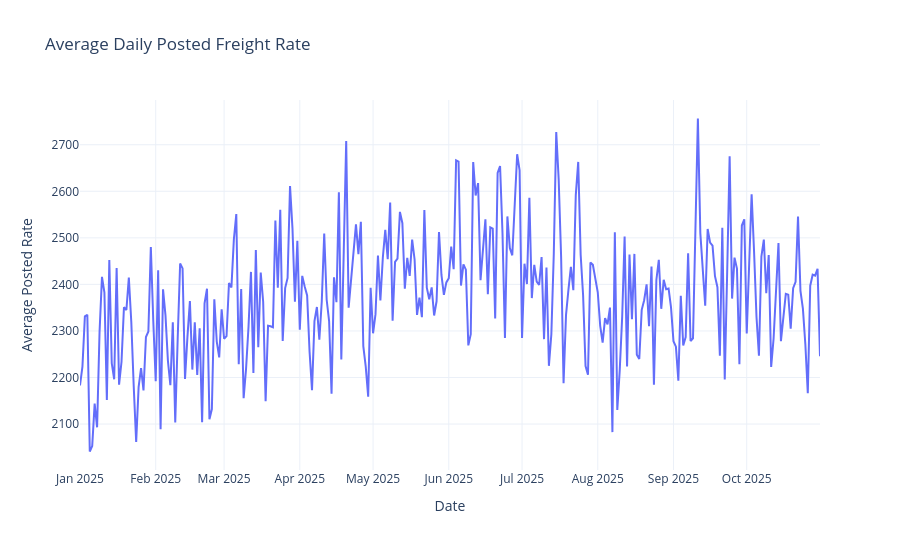

The notebook cell saved with this chart:
### Code cell
daily_rate = (
    df.groupby("date")[TARGET]
    .agg(["mean", "median", "count"])
    .reset_index()
)

fig = px.line(
    daily_rate,
    x="date",
    y="mean",
    title="Average Daily Posted Freight Rate",
    labels={
        "date": "Date",
        "mean": "Average Posted Rate"
    }
)

fig.update_layout(
    template="plotly_white",
    height=550
)

fig.show()

### Figure 1 — Plotly figure (JSON) as saved in the notebook; plotly's stock layout.template omitted (floating-point values rounded to 4 significant figures; data arrays with more than 128 entries replaced by an {"elided": "..."} marker saying what was removed)
{"data": [{"hovertemplate": "Date=%{x}<br>Average Posted Rate=%{y}<extra></extra>", "legendgroup": "", "line": {"color": "#636efa", "dash": "solid"}, "marker": {"symbol": "circle"}, "mode": "lines", "name": "", "orientation": "v", "showlegend": false, "type": "scatter", "x": {"elided": "304 str values"}, "xaxis": "x", "y": {"elided": "304 float values"}, "yaxis": "y"}], "layout": {"height": 550, "legend": {"tracegroupgap": 0}, "title": {"text": "Average Daily Posted Freight Rate"}, "xaxis": {"anchor": "y", "domain": [0, 1], "title": {"text": "Date"}}, "yaxis": {"anchor": "x", "domain": [0, 1], "title": {"text": "Average Posted Rate"}}}}
